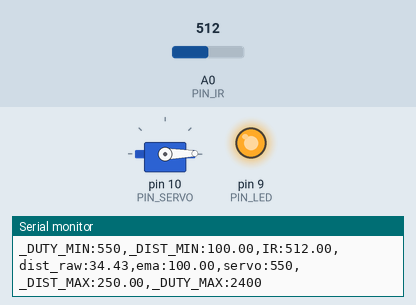
Recording of a sketch running on a simulated Arduino Uno, built with avr-gcc and run on an emulated ATmega328P. On the bench: servo, output pins drawn as LEDs (lit = HIGH), the last lines printed to the serial monitor. The inputs (shaded band) are chosen by the test bench; at power-on: A0 (PIN_IR) = 512.

Above: at 1.2 s.
1.3 s: A0 (PIN_IR) set to 361
2.8 s: A0 (PIN_IR) set to 330
At 4.0 s:
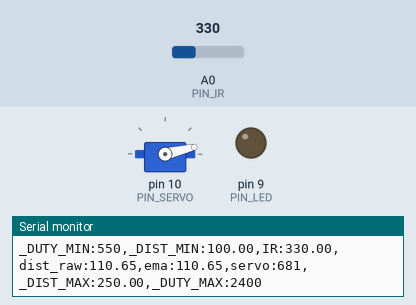
4.4 s: A0 (PIN_IR) set to 306
At 5.6 s:
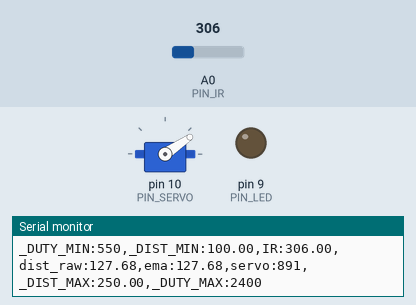
6.1 s: A0 (PIN_IR) set to 240
At 6.6 s:
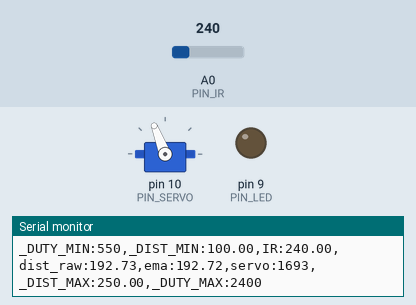
7.8 s: A0 (PIN_IR) set to 260
At 9.1 s:
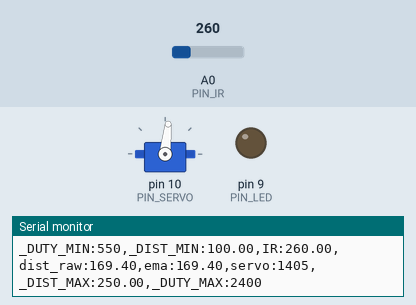
9.4 s: A0 (PIN_IR) set to 122
At 10.0 s:
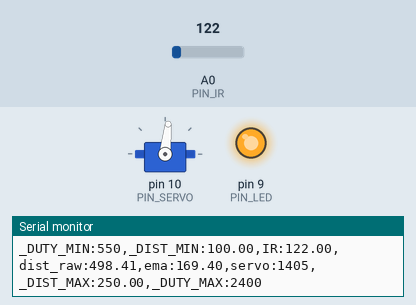
Timing chart, 0 to 11.9 s (numbered marks = the images above; inputs shaded):
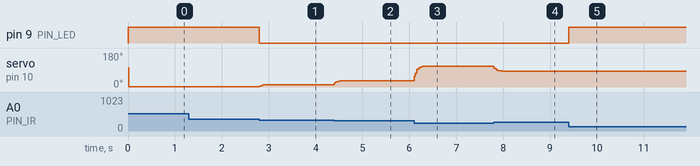

Measured:
- the behaviour switches between 348 and 347 on A0 (PIN_IR) (found by bisection; images 0 and 1)
- after the input at 2.8 s, pin 9 (PIN_LED): HIGH → LOW at once; servo on pin 10 (PIN_SERVO): 1° → 13° at once
- after the input at 4.4 s, servo on pin 10 (PIN_SERVO): 13° → 33° at once, → 34° 0.28 s later
- after the input at 6.1 s, servo on pin 10 (PIN_SERVO): 34° → 111° at once
- after the input at 7.8 s, servo on pin 10 (PIN_SERVO): 111° → 84° at once
- after the input at 9.4 s, pin 9 (PIN_LED): LOW → HIGH at once

The sketch:

17_example_3.ino
```cpp
#include <Servo.h>

// Arduino pin assignment
#define PIN_IR    0         // IR sensor at Pin A0
#define PIN_LED   9
#define PIN_SERVO 10

#define _DUTY_MIN 550
#define _DUTY_NEU 1600
#define _DUTY_MAX 2400

#define _DIST_MIN  100.0   // minimum distance 100mm
#define _DIST_MAX  250.0   // maximum distance 250mm

#define EMA_ALPHA  0.3     // for EMA Filter
#define LOOP_INTERVAL 20   // Loop Interval (unit: msec)

Servo myservo;
unsigned long last_loop_time;   // unit: msec

// 전역 변수 선언
float dist_prev = _DIST_MIN;    // 이전 거리 값 저장
float dist_ema = _DIST_MIN;     // EMA 필터 적용된 거리 값
float dist_filtered = _DIST_MIN; // 범위 필터 적용된 거리 값
bool first = true;              // 첫 실행 여부 플래그

void setup()
{
  pinMode(PIN_LED, OUTPUT);
  digitalWrite(PIN_LED, HIGH);

  myservo.attach(PIN_SERVO);
  myservo.writeMicroseconds(_DUTY_NEU);

  Serial.begin(1000000);    // 1,000,000 bps
}

void loop()
{
  unsigned long time_curr = millis();
  int duty;
  float a_value, dist_raw;

  // wait until next event time
  if (time_curr < (last_loop_time + LOOP_INTERVAL))
    return;
  last_loop_time += LOOP_INTERVAL;

  a_value = analogRead(PIN_IR);

  dist_raw = ((6762.0 / (a_value - 9.0)) - 4.0) * 10.0 - 60.0;

  if ((dist_raw == 0.0) || (dist_raw > _DIST_MAX)) {
      dist_filtered = dist_prev;
  } else if (dist_raw < _DIST_MIN) {
      dist_filtered = dist_prev;
  } else {
      dist_filtered = dist_raw;
      dist_prev = dist_raw;
  }

  if (first) {
    dist_ema = dist_filtered;
    first = false;
  }

  dist_ema = EMA_ALPHA * dist_filtered + (1.0 - EMA_ALPHA) * dist_ema;

  // duty = map(dist_ema, _DIST_MIN, _DIST_MAX, _DUTY_MIN, _DUTY_MAX);
  duty = (dist_ema - _DIST_MIN) * (_DUTY_MAX - _DUTY_MIN) / (_DIST_MAX - _DIST_MIN) + _DUTY_MIN;

  if (duty < _DUTY_MIN) duty = _DUTY_MIN;
  if (duty > _DUTY_MAX) duty = _DUTY_MAX;

  if (dist_raw >= _DIST_MIN && dist_raw <= _DIST_MAX) {
    digitalWrite(PIN_LED, LOW);  // LED 켜기
  } else {
    digitalWrite(PIN_LED, HIGH);   // LED 끄기
  }

  myservo.writeMicroseconds(duty);

  Serial.print("_DUTY_MIN:");  Serial.print(_DUTY_MIN);
  Serial.print(",_DIST_MIN:"); Serial.print(_DIST_MIN);
  Serial.print(",IR:");        Serial.print(a_value);
  Serial.print(",dist_raw:");  Serial.print(dist_raw);
  Serial.print(",ema:");       Serial.print(dist_ema);
  Serial.print(",servo:");     Serial.print(duty);
  Serial.print(",_DIST_MAX:"); Serial.print(_DIST_MAX);
  Serial.print(",_DUTY_MAX:"); Serial.print(_DUTY_MAX);
  Serial.println("");
}
```
